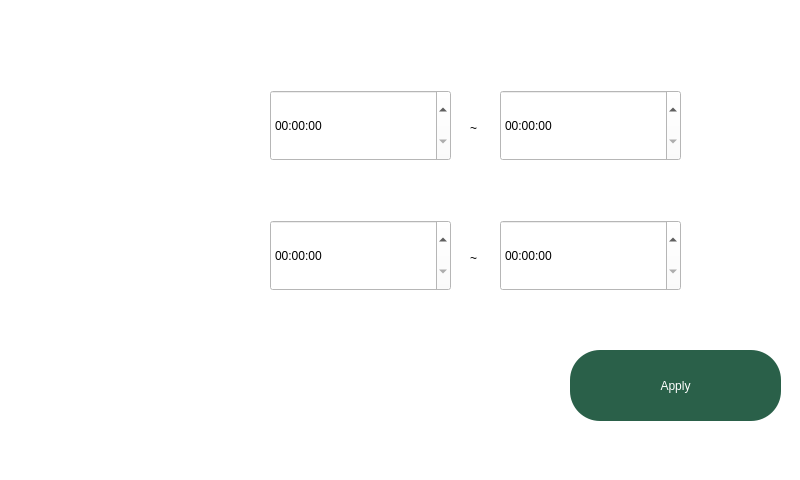
<?xml version="1.0" encoding="UTF-8"?>
<ui version="4.0">
 <class>MainWindow</class>
 <widget class="QMainWindow" name="MainWindow">
  <property name="geometry">
   <rect>
    <x>0</x>
    <y>0</y>
    <width>800</width>
    <height>480</height>
   </rect>
  </property>
  <property name="windowTitle">
   <string>MainWindow</string>
  </property>
  <property name="styleSheet">
   <string notr="true">background-color: rgb(255, 255, 255);</string>
  </property>
  <widget class="QWidget" name="centralwidget">
   <widget class="QTimeEdit" name="led_time_on">
    <property name="geometry">
     <rect>
      <x>270</x>
      <y>90</y>
      <width>181</width>
      <height>71</height>
     </rect>
    </property>
   </widget>
   <widget class="QPushButton" name="pushButton">
    <property name="geometry">
     <rect>
      <x>570</x>
      <y>350</y>
      <width>211</width>
      <height>71</height>
     </rect>
    </property>
    <property name="styleSheet">
     <string notr="true">background-color: rgb(42, 96, 73);
color: rgb(255, 255, 255);
border-radius: 30px;</string>
    </property>
    <property name="text">
     <string>Apply</string>
    </property>
   </widget>
   <widget class="QTimeEdit" name="timeEdit_2">
    <property name="geometry">
     <rect>
      <x>500</x>
      <y>220</y>
      <width>181</width>
      <height>71</height>
     </rect>
    </property>
   </widget>
   <widget class="QTimeEdit" name="water_time_on">
    <property name="geometry">
     <rect>
      <x>270</x>
      <y>220</y>
      <width>181</width>
      <height>71</height>
     </rect>
    </property>
   </widget>
   <widget class="QTimeEdit" name="led_time_off">
    <property name="geometry">
     <rect>
      <x>500</x>
      <y>90</y>
      <width>181</width>
      <height>71</height>
     </rect>
    </property>
   </widget>
   <widget class="QLabel" name="label">
    <property name="geometry">
     <rect>
      <x>470</x>
      <y>120</y>
      <width>16</width>
      <height>16</height>
     </rect>
    </property>
    <property name="text">
     <string>~</string>
    </property>
   </widget>
   <widget class="QLabel" name="label_2">
    <property name="geometry">
     <rect>
      <x>470</x>
      <y>250</y>
      <width>16</width>
      <height>16</height>
     </rect>
    </property>
    <property name="text">
     <string>~</string>
    </property>
   </widget>
  </widget>
  <widget class="QMenuBar" name="menubar">
   <property name="geometry">
    <rect>
     <x>0</x>
     <y>0</y>
     <width>800</width>
     <height>26</height>
    </rect>
   </property>
  </widget>
  <widget class="QStatusBar" name="statusbar"/>
 </widget>
 <resources/>
 <connections/>
</ui>
